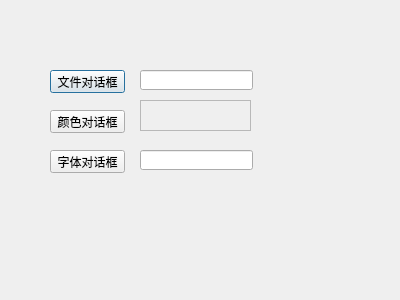
<?xml version="1.0" encoding="UTF-8"?>
<ui version="4.0">
 <class>StandardDialog</class>
 <widget class="QDialog" name="StandardDialog">
  <property name="geometry">
   <rect>
    <x>0</x>
    <y>0</y>
    <width>400</width>
    <height>300</height>
   </rect>
  </property>
  <property name="windowTitle">
   <string>Dialog</string>
  </property>
  <widget class="QPushButton" name="pushButton">
   <property name="geometry">
    <rect>
     <x>50</x>
     <y>70</y>
     <width>75</width>
     <height>23</height>
    </rect>
   </property>
   <property name="text">
    <string>文件对话框</string>
   </property>
  </widget>
  <widget class="QPushButton" name="pushButton_2">
   <property name="geometry">
    <rect>
     <x>50</x>
     <y>110</y>
     <width>75</width>
     <height>23</height>
    </rect>
   </property>
   <property name="autoFillBackground">
    <bool>true</bool>
   </property>
   <property name="text">
    <string>颜色对话框</string>
   </property>
  </widget>
  <widget class="QPushButton" name="pushButton_3">
   <property name="geometry">
    <rect>
     <x>50</x>
     <y>150</y>
     <width>75</width>
     <height>23</height>
    </rect>
   </property>
   <property name="text">
    <string>字体对话框</string>
   </property>
  </widget>
  <widget class="QLineEdit" name="fileLineEdit">
   <property name="geometry">
    <rect>
     <x>140</x>
     <y>70</y>
     <width>113</width>
     <height>20</height>
    </rect>
   </property>
  </widget>
  <widget class="QLineEdit" name="fontLineEdit">
   <property name="geometry">
    <rect>
     <x>140</x>
     <y>150</y>
     <width>113</width>
     <height>20</height>
    </rect>
   </property>
  </widget>
  <widget class="QFrame" name="colorFrame">
   <property name="geometry">
    <rect>
     <x>140</x>
     <y>100</y>
     <width>111</width>
     <height>31</height>
    </rect>
   </property>
   <property name="autoFillBackground">
    <bool>true</bool>
   </property>
   <property name="frameShape">
    <enum>QFrame::StyledPanel</enum>
   </property>
   <property name="frameShadow">
    <enum>QFrame::Raised</enum>
   </property>
  </widget>
 </widget>
 <resources/>
 <connections/>
</ui>
